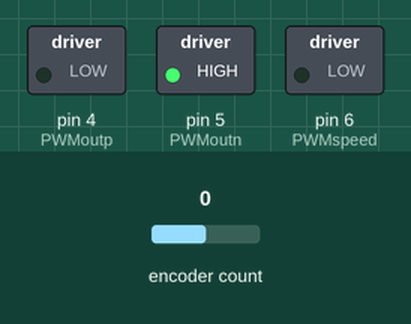
Bench run of a sketch on a simulated Arduino Uno, built with avr-gcc and run on an emulated ATmega328P. Shown: switched loads named in the sketch (green lamp = pin HIGH). Inputs (shaded band) come from the test bench; at power-on: encoder count 0. What the sketch prints to the serial monitor is not drawn.

Above: at 1.2 s.
1.3 s: encoder count set to 1
At 1.7 s:
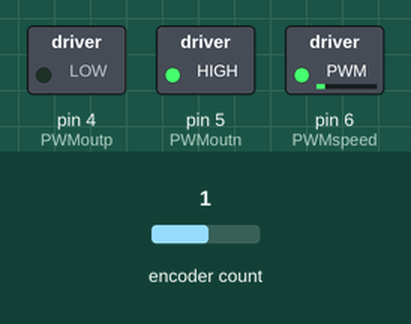
2.8 s: encoder count set to 5
At 3.7 s:
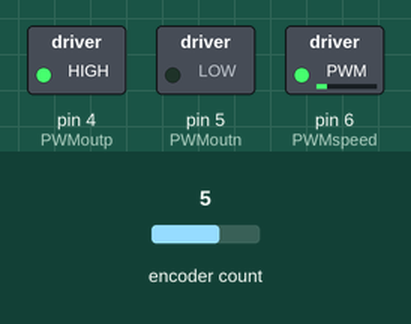
4.3 s: encoder count set to 4
At 5.6 s:
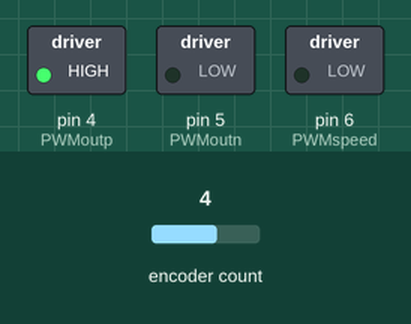
Timing chart, 0 to 7.3 s (numbered marks = the images above; inputs shaded):
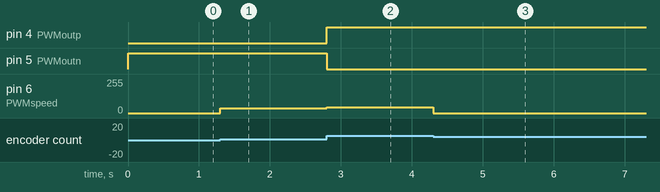

The sketch:

LonghornHapkit.ino
```cpp
//--------------------------------------------------------------------------
// Ann Majewicz Fey, University of Texas at Austin
// Last Modified: 08.27.21
// Code to test basic functionaility of the Longhorn Hapkit (w/ encoder)
//--------------------------------------------------------------------------

// INCLUDES
#define ENCODER_OPTIMIZE_INTERRUPTS
#include <TimerOne.h>  // This library manages the timing of the haptic loop
#include <Encoder.h>   // This library manages the encoder read.

//enable select  functions
//#define ItsWallTime
//#define ItsDampingTime
//#define ItsFrictionTime
//#define ItsBumpTime
#define ItsTextureTime
//#define ItsSurfaceTime

// Pin Declarations
const int PWMoutp = 4;
const int PWMoutn = 5;
const int PWMspeed = 6;

const int encoder0PinA = 2;
const int encoder0PinB = 3;

Encoder encoder(encoder0PinA,encoder0PinB);

double encoderResolution = 48;
double pos = 0;
double lastPos = 0;
double lastVel = 0;
double vh = 0;
double lastXh = 0;
double lastLastVh = 0;
double lastVh = 0;


// Kinematics variables
double xh = 0;           // position of the handle [m]
double theta_s = 0;      // Angle of the sector pulley in deg
double xh_prev;          // Distance of the handle at previous time step
double xh_prev2;
double dxh;              // Velocity of the handle
double dxh_prev;
double dxh_prev2;
double dxh_filt;         // Filtered velocity of the handle
double dxh_filt_prev;
double dxh_filt_prev2;

// *******************************************
// UNCOMMENT THESE AND INCLUDE CORRECT NUMBERS
// *******************************************
double rh = 0.069;   //[m]
double rp = 0.005;  //[m]
double rs = 0.074;  //[m]
// *******************************************

// Force output variables
double force;           // force at the handle
double Tp;              // torque of the motor pulley
unsigned int output = 0;    // output command to the motor

// Timing Variables: Initalize Timer and Set Haptic Loop
boolean hapticLoopFlagOut = false;
boolean timeoutOccured = false;

unsigned long t = 0; // time since program started
unsigned long t_imp = 0; //time wall impact occurred
boolean inWall = false;
boolean impact = false;

double d = 200;  //[ms]
double f = 100;   //[rad/s]
double A = 0.5; //[N/(m/s)]
double force_vib = 0;

//--------------------------------------------------------------------------
// Initialize
//--------------------------------------------------------------------------
void setup()
{
  // Set Up Serial
  Serial.begin(115200);

 // Output Pins
 pinMode(PWMoutp, OUTPUT);
 pinMode(PWMoutn, OUTPUT);
 pinMode(PWMspeed, OUTPUT);

 // Haptic Loop Timer Initalization
   Timer1.initialize();
  long period = 1000; // [us]  10000 [us] - 100 Hz
  Timer1.attachInterrupt(hapticLoop,period);

  // Init Position and Velocity
  lastPos = encoder.read();
  lastVel = 0;

  // Initalize motor direction and set to 0 (no spin)
  digitalWrite(PWMoutp, HIGH);
  digitalWrite(PWMoutn, LOW);
  analogWrite(PWMspeed, 0);

}

//--------------------------------------------------------------------------
// Main Loop
//--------------------------------------------------------------------------

void loop()
{
    if(timeoutOccured)
  {
    Serial.println("timeout occured");
  }
}

// --------------------------
// Haptic Loop
// --------------------------
  void hapticLoop()
  {

      // See if flag is out (couldn't finish before another call)
      if(hapticLoopFlagOut)
      {
        timeoutOccured = true;
      }
      //*************************************************************
      //*** Section 1. Compute position and velocity using encoder (DO NOT CHANGE!!) ***
      //*************************************************************
      pos = encoder.read();
      double vel = (.80)*lastVel + (.20)*(pos - lastPos)/(.01);


        //*************************************************************
        //*** Section 2. Compute handle position in meters ************
        //*************************************************************

          // ADD YOUR CODE HERE

          // SOLUTION:
          // Define kinematic parameters you may need

          // Step 2.1: print updatedPos via serial monitor
          //*************************************************************

           //Serial.println(pos);

          // Step 2.2: Compute the angle of the sector pulley (ts) in degrees based on updatedPos
         //*************************************************************

            double ts = -pos/48*360*rp/rs; // NOTE - THESE NUMBERS MIGHT NOT BE CORRECT! USE KINEMATICS TO FIGRUE IT OUT!


         // Step 2.3: Compute the position of the handle based on ts
          //*************************************************************

            xh = rh*(ts*3.14159/180);       // Again, these numbers may not be correct. You need to determine these relationships.

          // Step 2.4: print xh via serial monitor
          //*************************************************************

           //Serial.println(xh,5);

          // Step 2.5: compute handle velocity
          //*************************************************************
             vh = -(.95*.95)*lastLastVh + 2*.95*lastVh + (1-.95)*(1-.95)*(xh-lastXh)/.0001;  // filtered velocity (2nd-order filter)
             lastXh = xh;
             lastLastVh = lastVh;
             lastVh = vh;

        //*************************************************************
        //*** Section 3. Assign a motor output force in Newtons *******
        //*************************************************************

            // Init force
            double force = 0;
            //double K = 300;  // spring stiffness

            //force = K*xh;

         // This is just a simple example of a haptic wall that only uses encoder position.
         // You will need to add the rest of the following cases. You will want to enable some way to select each case.
         // Options for this are #DEFINE statements, swtich case statements (i.e., like a key press in serial monitor), or
         // some other method.

          // Virtual Wall
        //*************************************************************
           #if defined(ItsWallTime)
           double K=300;
             if(xh > 0.005){
              force = K*(xh-0.005);//when inside the wall, apply a spring force
             }else{
              force = 0;
             }
           #endif

         // Linear Damping
        //*************************************************************
           #if defined(ItsDampingTime)
           double b = 1;
             force = b*vh;//simple viscous damping
           #endif

         // Nonlinear Friction
         // I want to try Brown and McPhee continuous non-linear friciton model
        //*************************************************************
           #if defined(ItsFrictionTime)

           //Brown and McPhee friction (would like to use this, but arduino is having difficulty)
           /*
           double F_C=0;    //coulombic friction
           double F_S=.06;     //static friction
           double v_S=0.1;  //stribeck velocity
           double v_T=vh;    //tangential velocity
           double b=0;

           if (abs(v_T)<0.00001){
            force=0;
           }else{
            force=((F_C*tanh(4*abs(v_T)/v_S)+(F_S-F_C)*(abs(v_T)/v_S)/pow((.25*pow((abs(v_T)/v_S),2)+.75),2)))*v_T/abs(v_T);
           }
            */

           //Piecewise friction (based on Karnopp philisophy)
           //The model has been simplified to better suit the hardware capabilities
            if(abs(vh)<0.15&&abs(vh)>0.0001){
            force=.6*vh/abs(vh);//at small speeds, apply a constant force
           }else{
            force=0;//once speed increases, remove friction force, helps sell effect
           }
           #endif

        // A Hard Surface
        //*************************************************************
          #if defined(ItsSurfaceTime)
           double K=300;
           t = millis();    //[ms]

           if(xh<0){
            force = 0;
              inWall = false;
           }
           else{
            force = K*xh;
            if(!inWall){
              t_imp = t;
            }
            inWall = true;
           }

            force_vib = A*abs(vh)*exp(log(0.01)*(t-t_imp)/d)*sin(f*(t-t_imp)/1000);
            force = force+force_vib;


           #endif

         // Bump and Valley
        //*************************************************************
           #if defined(ItsBumpTime)
           double fq=500;// frequency adjuster
           double amp=1; // amplitude adjuster
           force=amp*sin(fq*xh);//simple sine function

           if ((xh>-0.01885 && xh<0.01257)||(xh<-0.03142 || xh>0.02513)){
            force=0;//only activate force when on correct section of sin wave
           }
           #endif

          // Texture
        //*************************************************************
           #if defined(ItsTextureTime)
           double fq=100000;// frequency adjuster
           double amp=.3; // amplitude adjuster
           force=amp*sin(fq*xh);//simple sine function
           #endif

           // CHALLENGE POINTS: Try simulating a paddle ball! Hint you need to keep track of the virtual balls dynamics and
           // compute interaction forces relative to the changing ball position.
        //*************************************************************


      //*************************************************************
      //*** Section 5. Force output (do not change) *****************
      //*************************************************************

        // Determine correct direction
        //*************************************************************
        double Tp = force*rh*rp/rs;//convert desired force to motor troque
        if(Tp < 0)
        {
        digitalWrite(PWMoutp, HIGH);
        digitalWrite(PWMoutn, LOW);
        } else
        {
        digitalWrite(PWMoutp, LOW);
        digitalWrite(PWMoutn, HIGH);
        }

        // Convert Torque to Duty
        int duty=abs(Tp)*255/0.008;//select duty cycle to achive a ballpark torque
        // Limit torque to motor and write
        //*************************************************************
        if(duty > 255)
        {
          duty = 255;
        }

        if(duty < 25){
          duty=0; //deadzone, makes the device less noisy
        }
            Serial.println(vh); // Could print this to troublshoot but don't leave it due to bogging down speed
        // Write out the motor speed.
        //*************************************************************
        //setPwmFrequency(9, 8);
        analogWrite(PWMspeed, duty); //abs(force)

  // Update variables
  lastVel = vel;
  lastPos = pos;
}
```

Measured:
- after the input at 1.3 s, pin 6 (PWMspeed): 0/255 → 35/255 at once
- after the input at 2.8 s, pin 4 (PWMoutp): LOW → HIGH at once; pin 5 (PWMoutn): HIGH → LOW at once; pin 6 (PWMspeed): 35/255 → 44/255 at once
- after the input at 4.3 s, pin 6 (PWMspeed): 44/255 → 0/255 at once
